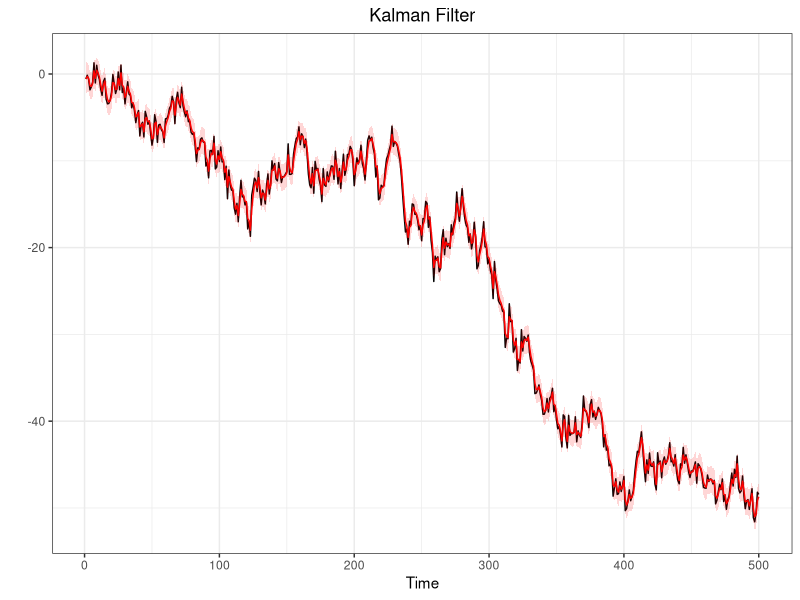
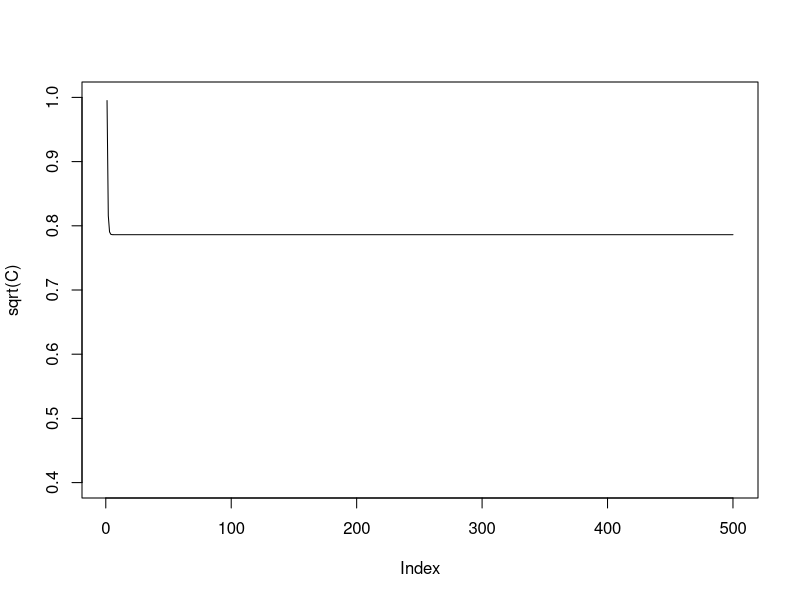

Here is the R script that generated these plots, in order: (Note: this script raises an error after producing the figures.)
#@@@@@@@@@@@@@@@@@@@@##
#   SMC: FILTERING    #
#@@@@@@@@@@@@@@@@@@@@##
library(ggplot2)
q025=function(x){quantile(x,0.025)}
q975=function(x){quantile(x,0.975)}


#Generate a random walk plus noise
#---------------------------------
#n = sample dim
#sigma = obs noise variance
#tau = state noise variance
#x0 = init state

dlm.sim = function(n,sigma,tau,x0){
  x    = rep(0,n)  #state process
  y    = rep(0,n)  #obs process
  x[1] = rnorm(1,x0,tau)
  y[1] = rnorm(1,x[1],sigma)
  for (t in 2:n){
    x[t] = rnorm(1,x[t-1],tau)
    y[t] = rnorm(1,x[t],sigma)
  }
  return(list(x=x,y=y))
}

#Filtering, using data
#---------------------
#y = observed data

DLM<-function(data,sig2,tau2,m0,C0){
  n  = length(data)
  m  = rep(0,n)
  C  = rep(0,n)
  s = rep(0,n)
  S = rep(0,n)
  B  = rep(0,n-1)
  for (t in 1:n){
    if (t==1){
      a = m0
      R = C0 + tau2
    }else{
      a = m[t-1]
      R = C[t-1] + tau2
    }
    A = R/(R+sig2)
    m[t] = (1-A)*a + A*y[t]
    C[t] = A*sig2
    B[t-1] = C[t]/(C[t]+tau2)
  }
  s[n] = m[n]
  S[n] = C[n]
  for (t in (n-1):1){
    s[t] = (1-B[t])*m[t]+B[t]*s[t+1]
    S[t] = (1-B[t])*C[t]+B[t]^2*S[t+1]
  }
  return(list(m=m,C=C,s=s,S=S))
}


#Generate a random walk plus noise
#---------------------------------
n=500
tau2=1
sigma2=1
sigma=sqrt(sigma2)
tau=sqrt(tau2)
x0=0

sim<-dlm.sim(n,sigma,tau,x0)
y<-sim$y
x<-sim$x

#Kalman Filter
#-------------
m0=0
C0=100
filtval<-DLM(y,sigma2,tau2,m0,C0)
m<-filtval$m
C<-filtval$C
Low = m + qnorm(0.025)*sqrt(C)
Up = m + qnorm(0.975)*sqrt(C)

#Put everything in a data frame (for ggplot)
timeframe<-c(1:length(y))
DLM.df<-data.frame(timeframe,y,x,m,C,Low,Up)

#Plots (observations in black and filtered states in red)
ggplot(DLM.df,aes(x=timeframe))+
  geom_line(aes(y=y))+
  geom_line(aes(y=m),col="red")+
  geom_ribbon(aes(ymin = Low, ymax = Up),
              fill="red",alpha=0.16) +
  labs(x="Time",
       y="")+
  ggtitle("Kalman Filter")+
  theme_bw()+
  theme(plot.title = element_text(hjust = 0.5))

#Sequential Importance Sampling
#------------------------------
#This function produce sequential importance samples
#for Space state model that have linear gaussian state process
#y=data
#N=n°sample produced
#m0,c0,tau and sigma specified as above
#It returns xs,ws and ess which are respectively the filtered states
#the relative weight and the effective sample size for any period.

SISfun<-function(data,N,m0,C0,tau,sigma,smooth){
  xs<-NULL
  ws<-NULL
  ess<-NULL
  x  = rnorm(N,m0,sqrt(C0))
  w  = rep(1/N,N)
  for(t in 1:length(data)){
    x    = rnorm(N,x,tau)                   #sample from N(x_{0},tau)
    w    = w*dnorm(data[t],x,sigma)         #update weight
    xs = rbind(xs,x)
    ws = rbind(ws,w)
    
    wnorm= w/sum(w)                         #normalized weight
    ESS  = 1/sum(wnorm^2)                   #effective sample size
    
    ess =rbind(ess,ESS)
  }
  
  if(smooth){
    xb = matrix(0,n,N)
    for (j in 1:N){
      xb[n,j] = xs[n,j]
      for (t in (n-1):1){
        w = dnorm(xb[t+1,j],xs[t,],tau)
        w = w/sum(w)
        xb[t,j] = sample(xs[t,],size=1,prob=w)
      }
    }
    return(list(xs=xs,ws=ws,ess=ess,xb=xb))
  }else{}
  
  return(list(xs=xs,ws=ws,ess=ess))
}

#Nota: il SIS così costruito (Chopin-Papastiliopoluos) 
#ha problemi con i pesi infatti wnorm dopo un po' di iterazioni 
#è un vettore (0,0,...,0,1) dopodichè dà errore

#Sequential Importance Sampling with Resampling
#----------------------------------------------
SISRfun<-function(data,N,m0,C0,tau,sigma,smooth){
  if(missing(smooth)){smooth=F}
  ws  = NULL
  xs  = NULL
  ess = NULL
  x   = rnorm(N,m0,sqrt(C0))
  w   = rep(1/N,N)
  n   = length(data)
  for (t in 1:n){
    x1  = rnorm(N,x,tau)
    w1   = w*dnorm(data[t],x1,sigma)
    x   = sample(x1,size=N,replace=T,prob=w1)
    w   = rep(1/N,N)
    
    xs  = rbind(xs,x)
    ws  = rbind(ws,w)
    
    wnorm   = w/sum(w)
    ESS = 1/sum(wnorm^2)
    ess = c(ess,ESS)
  }
  if(smooth){
    xb = matrix(0,n,N)
    for (j in 1:N){
      xb[n,j] = xs[n,j]
      for (t in (n-1):1){
        w = dnorm(xb[t+1,j],xs[t,],tau)
        w = w/sum(w)
        xb[t,j] = sample(xs[t,],size=1,prob=w)
      }
    }
    return(list(xs=xs,ws=ws,ess=ess,xb=xb))
  }else{}
  
  return(list(xs=xs,ws=ws,ess=ess))
}

#Particle Filter
#---------------
PFfun<-function(data,N,m0,C0,tau,sigma){
  xs<-NULL
  ws<-NULL
  ess<-NULL
  x  = rnorm(N,m0,sqrt(C0))
  w  = rep(1/N,N)
   
  for(t in 1:length(data)){
    
    x<-rnorm(N,x,tau)
    w1<-w*dnorm(data[t],x,sigma)
    
    w = w1/sum(w1)
    ESS  = 1/sum(w^2)
    
    if(ESS<(N/2)){
      index<-sample(N,size=N,replace=T,prob=w)
      x<-x[index]
      w<-rep(1/N,N)
    }else{}
    
    xs = rbind(xs,x)
    ws = rbind(ws,w)
    ess =rbind(ess,ESS)
  }
  return(list(xs=xs,ws=ws,ess=ess))
}

#Auxiliary Particle Filter (ESS-based resampling)
#------------------------------------------------
APFfun<-function(data,N,m0,C0,tau,sigma){
  xs<-NULL
  ws<-NULL
  ess<-NULL
  x  = rnorm(N,m0,sqrt(C0))
  w  = rep(1/N,N)
  
  for(t in 1:length(data)){
    
    weight = w*dnorm(data[t],x,sigma)
    k   = sample(1:N,size=N,replace=TRUE,prob=weight)
    x1   = rnorm(N,x[k],tau)
    lw  = dnorm(data[t],x1,sigma,log=TRUE)-dnorm(data[t],x[k],sigma,log=TRUE)
    w   = exp(lw)
    w   = w/sum(w)
    ESS  = 1/sum(w^2)
    
    if(ESS<(N/2)){
      index<-sample(N,size=N,replace=T,prob=w)
      x1<-x1[index]
      w<-rep(1/N,N)
    }else{}
    
    x <- x1
    xs = rbind(xs,x)
    ws = rbind(ws,w)
    ess =rbind(ess,ESS)
    
  }
  return(list(xs=xs,ws=ws,ess=ess))
}

#APF no ESS based resampling
#---------------------------
NAMEfun<-function(data,N,m0,C0,tau,sigma,smooth){
  if(missing(smooth)){smooth=F}
  ws  = NULL
  xs  = NULL
  ess = NULL
  x   = rnorm(N,m0,sqrt(C0))
  w   = rep(1/N,N)
  for (t in 1:n){
    w0  = w*dnorm(data[t],x,sigma)
    k   = sample(1:N,size=N,replace=TRUE,prob=w0)
    x1  = rnorm(N,x[k],tau)
    lw  = dnorm(data[t],x1,sigma,log=TRUE)-dnorm(data[t],x[k],sigma,log=TRUE)
    w   = exp(lw-max(lw))
    w   = w/sum(w)
    ESS = 1/sum(w^2)
    x   = sample(x1,size=N,replace=T,prob=w)
    xs  = rbind(xs,x)
    ws  = rbind(ws,w/sum(w))
    ess = c(ess,ESS)
  }
  
  if(smooth){
    xb = matrix(0,n,N)
    for (j in 1:N){
      xb[n,j] = xs[n,j]
      for (t in (n-1):1){
        w = dnorm(xb[t+1,j],xs[t,],tau)
        w = w/sum(w)
        xb[t,j] = sample(xs[t,],size=1,prob=w)
      }
    }
    return(list(xs=xs,ws=ws,ess=ess,xb=xb))
  }else{}
  
  return(list(xs=xs,ws=ws,ess=ess))
}

# Liu and West filter
# -------------------
set.seed(8642)
N      = 10

LWfun<-function(data,N,m0,C0,v0,V0,w0,W0,delta){
  
  xs     = rnorm(N,m0,sqrt(C0))
  pars   = cbind(rgamma(N,v0,V0),rgamma(N,w0,W0))
  #pars   = cbind(runif(N,0,10),runif(N,0,10))
  a      = (3*delta-1)/(2*delta)
  h2     = 1-a^2
  parss  = array(0,c(N,2,n))
  xss    = NULL
  ws     = NULL
  ESS    = NULL
  w      = rep(1/N,N)
  for (t in 1:length(data)){
    meanV = weighted.mean(pars[,1],w)
    varV  = weighted.mean((pars[,1]-meanV)^2,w)
    meanW = weighted.mean(pars[,2],w)
    varW  = weighted.mean((pars[,2]-meanW)^2,w)
    
    muV = a*pars[,1]+(1-a)*meanV
    sigma2V = (1-a^2)*varV
    alphaV = muV^2/sigma2V
    betaV = muV/sigma2V
    
    muW = a*pars[,1]+(1-a)*meanW
    sigma2W = (1-a^2)*varW
    alphaW = muW^2/sigma2W
    betaW = muW/sigma2W
    
    weight      = w*dnorm(data[t],xs,sqrt(muV))
    k           = sample(1:N,size=N,replace=T,prob=weight)
    
    pars[,1]<-rgamma(N,shape=alphaV[k],rate=betaV[k])
    pars[,2]<-rgamma(N,shape=alphaW[k],rate=betaW[k])
    
    xsprevious<-xs[k]
    xs = rnorm(N,xs[k],sqrt(pars[,2]))
    
    w           = exp(dnorm( data[t],xs,sqrt(pars[,1]),log=T)-
                        dnorm( data[t],xsprevious,sqrt(muV[k]),log=T))
    w           = w/sum(w)
    ESS         = 1/sum(w^2)
    
    if(ESS<(N/2)){
      index<-sample(N,size=N,replace=T,prob=w)
      xs<-xs[index]
      pars<-pars[index,]
      w<-rep(1/N,N)
    }else{
      xs<-xs
      pars<-pars
    }
    
    
    xss         = rbind(xss,xs)
    parss[,,t]  = pars 
    ws          = rbind(ws,w)
  }
  return(list(xss=xss,parss=parss,ws=ws))
}




#.................................................
#Filtervalues is a function that computes the mean
#and the variance of a SISR already estimated (post estimation command)
Filtervalues<-function(fun){
  xhat<-sapply(1:n,function(i)
    weighted.mean(fun$xs[i,],fun$ws[i,]))
  sdhat<-sapply(1:n,function(i)
    sqrt(weighted.mean((fun$xs[i,]-xhat[i])^2,fun$ws[i,])))
  
  return(list(mean=xhat,sd=sdhat))
  
}
#Example of Comparison (do in GGPLOT if possible)
N<-1000
h<-SISRfun(y,N,m0,C0,tau,sigma)
Var<-Filtervalues(h)$var
plot(sqrt(C),type="l",ylim=c(0.4,1))
par(new=T)
plot(Var,type="l",col="red",ylim=c(0.4,1))

#Filterplot is a function similar to Filtervalues 
#returning plots of median and quantiles
Filterplot<-function(data,fun,title){
  require(ggplot2)
  mx = apply(fun$xs,1,median)
  lx = apply(fun$xs,1,q025)
  ux = apply(fun$xs,1,q975)
  
  timeframe<-c(1:length(data))
  df<-data.frame(timeframe,data,mx,lx,ux)
  
  ggplot(df,aes(x=timeframe))+
    geom_line(aes(y=data))+
    geom_line(aes(y=mx),col="red")+
    geom_ribbon(aes(ymin = lx, ymax = ux),
                fill="red",alpha=0.16) +
    labs(x="Time",
         y="")+
    ggtitle(title)+
    theme_bw()+
    theme(plot.title = element_text(hjust = 0.5))
}

Smoothplot<-function(data,fun,title){
  require(ggplot2)
  mx = apply(fun$xb,1,median)
  lx = apply(fun$xb,1,q025)
  ux = apply(fun$xb,1,q975)
  
  timeframe<-c(1:length(data))
  df<-data.frame(timeframe,data,mx,lx,ux)
  
  ggplot(df,aes(x=timeframe))+
    geom_line(aes(y=data))+
    geom_line(aes(y=mx),col="blue")+
    geom_ribbon(aes(ymin = lx, ymax = ux),
                fill="red",alpha=0.16) +
    labs(x="Time",
         y="")+
    ggtitle(title)+
    theme_bw()+
    theme(plot.title = element_text(hjust = 0.5))
  
}


